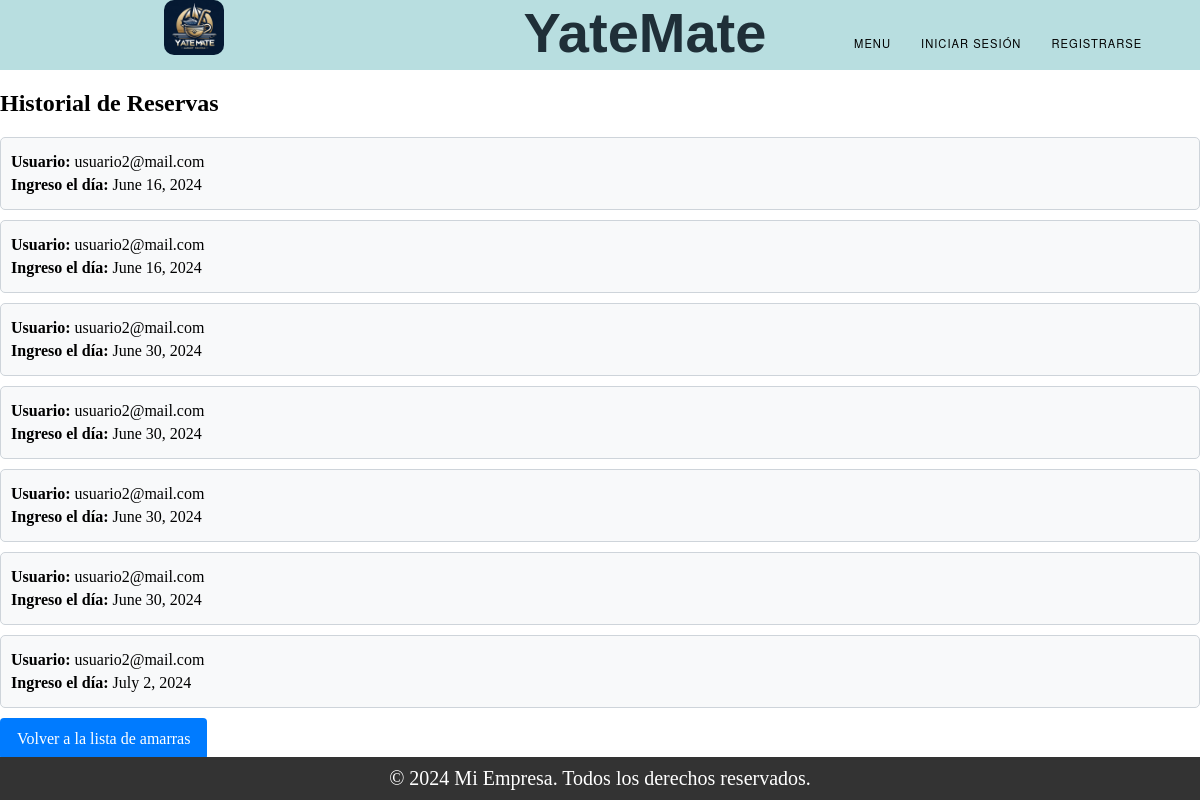
Page /ver_reservas/2/ on the earlier database version.
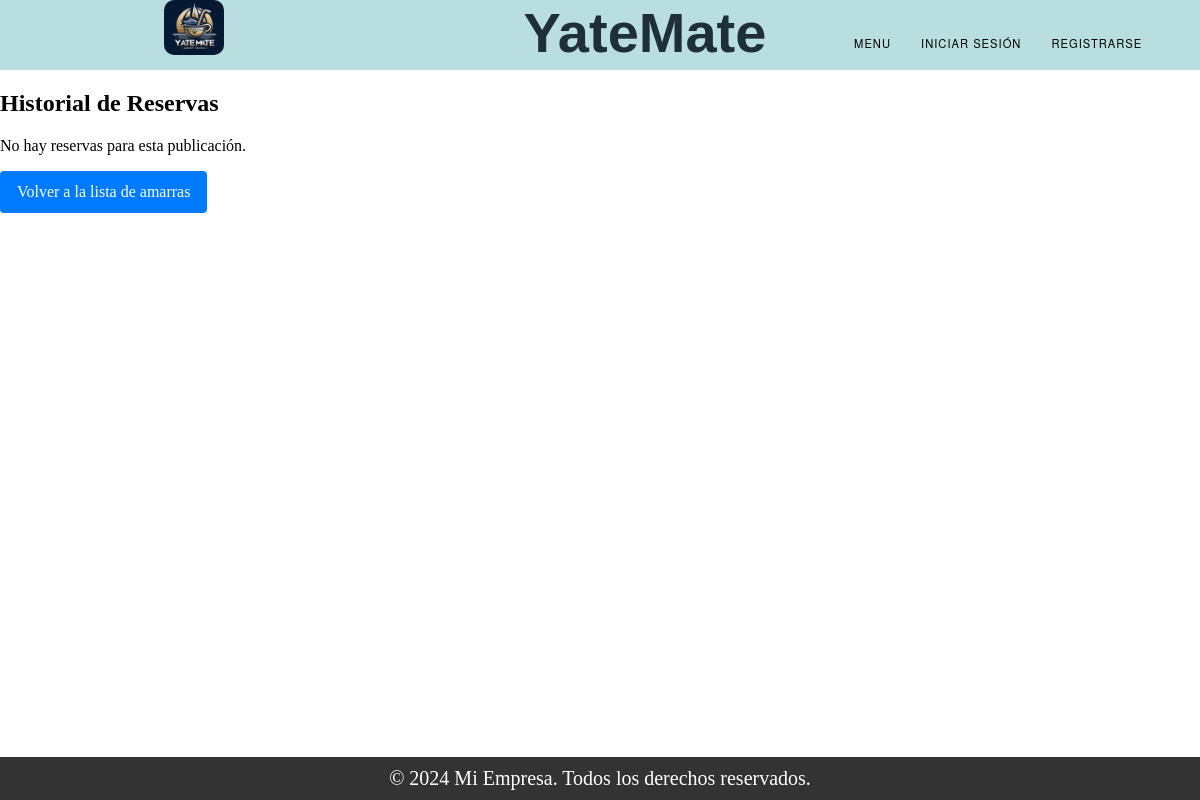
Same page on the later database version.
### Amarra/models.py (models this page shows, shortened)
class Reserva(models.Model):
    ESTADOS = (
        ('Vigente', 'Vigente'),
        ('En Proceso', 'En Proceso'),
        ('Finalizado', 'Finalizado'),
    )
    publicacion = models.ForeignKey(Publicacion_Amarra, on_delete=models.CASCADE)
    fecha_ingreso = models.DateField(null=True)
    cant_dias = models.TextField()
    usuario = models.ForeignKey(User, on_delete=models.CASCADE)
    estado = models.CharField(max_length=20, choices=ESTADOS, default='Vigente')

### Register/models.py (models this page shows, shortened)
class User(models.Model):
    TIPOS = (
        ('Administrador', 'Administrador'),
        ('Usuario', 'Usuario'),
        ('Cliente', 'Cliente'),
    )
    mail = models.CharField(max_length=150, unique=True)  # Nombre de usuario (email).
    tipo = models.CharField(max_length=20, choices=TIPOS)
    password = models.CharField(max_length=128)  # Contraseña.
    nombre = models.CharField(max_length=255)
    apellido = models.CharField(max_length=255)
    dni = models.CharField(max_length=20)
    fecha_expiracion_dni = models.DateField()
    nacionalidad = models.CharField(max_length=100)
    genero = models.CharField(max_length=10)
    domicilio = models.CharField(max_length=255)
    fecha_nacimiento = models.DateField()
    cuil_cuit = models.CharField(max_length=20)
    moroso = models.BooleanField(default=False)

### Amarra/views.py (the view)
# urls.py: path('ver_reservas/<int:id>/', views.ver_reservas, name='ver_reservas'),
def ver_reservas(request, id):
    publicacion = get_object_or_404(Publicacion_Amarra, id=id)
    reservas = Reserva.objects.filter(publicacion=publicacion).order_by('fecha_ingreso')
    return render(request, 'ver_reservas.html', {'publicacion': publicacion, 'reservas': reservas})

### Trueque/context_processors.py (called while the page is built)
def conversaciones_usuario(request):
    user_id = request.session.get('user_id')
    if user_id:
        conversaciones = Conversacion.objects.filter(Q(dueño_publicacion=user_id) | Q(solicitante=user_id))
        return {'conversaciones_usuario': conversaciones}
    else:
        return {'conversaciones_usuario': []}

### Amarra/templates/ver_reservas.html (shortened to what this page needs)
{% extends "base.html" %}
{% block content %}
<h2>Historial de Reservas</h2>
{% if reservas %}
    <div class="reservas-container">
        {% for reserva in reservas %}
            <div class="reserva-item">
                <p><strong>Usuario:</strong> {{ reserva.usuario.mail }}</p>
                {% if reserva.fecha_ingreso %}
                    <p><strong>Ingreso el día:</strong> {{ reserva.fecha_ingreso }}</p>
                {% endif %}
            </div>
        {% endfor %}
    </div>
{% else %}
    <p>No hay reservas para esta publicación.</p>
{% endif %}
<a href="{% url 'mis_publicaciones' %}" class="btn">Volver a la lista de amarras</a>
{% endblock %}

Differences in the rows shown:
removed Reserva: usuario.mail "usuario2@mail.com", fecha_ingreso "June 16, 2024"
removed Reserva: usuario.mail "usuario2@mail.com", fecha_ingreso "June 16, 2024"
removed Reserva: usuario.mail "usuario2@mail.com", fecha_ingreso "June 30, 2024"
removed Reserva: usuario.mail "usuario2@mail.com", fecha_ingreso "June 30, 2024"
removed Reserva: usuario.mail "usuario2@mail.com", fecha_ingreso "June 30, 2024"
removed Reserva: usuario.mail "usuario2@mail.com", fecha_ingreso "June 30, 2024"
removed Reserva: usuario.mail "usuario2@mail.com", fecha_ingreso "July 2, 2024"
Other differences:
text now shown: "No hay reservas para esta publicación."
